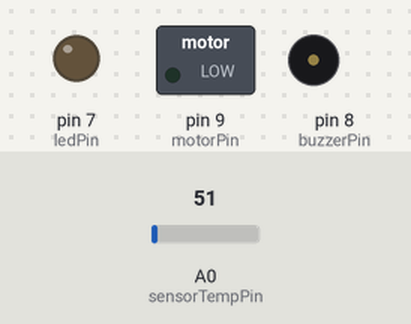
The sketch below on a simulated Arduino Uno, built with avr-gcc and run on an emulated ATmega328P. Shown: switched loads named in the sketch (green lamp = pin HIGH), output pins drawn as LEDs (lit = HIGH), buzzer (waves = sounding, pin HIGH). Dashed ring = blinking. The inputs (shaded band) are chosen by the test bench; at power-on: A0 (sensorTempPin) = 51.

Above: at 1.8 s.
1.9 s: A0 (sensorTempPin) set to 57
3.4 s: A0 (sensorTempPin) set to 65
At 5.2 s:
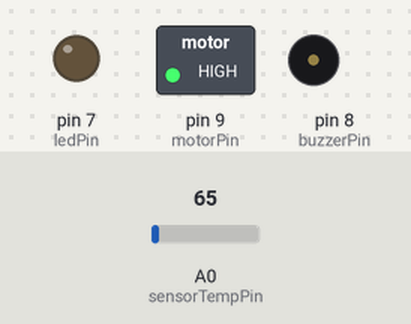
5.5 s: A0 (sensorTempPin) set to 92
7.2 s: A0 (sensorTempPin) set to 107
At 8.3 s:
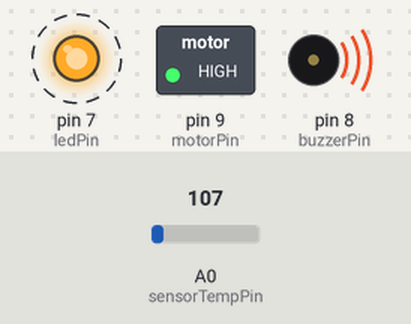
11.3 s: A0 (sensorTempPin) set to 86
At 12.0 s:
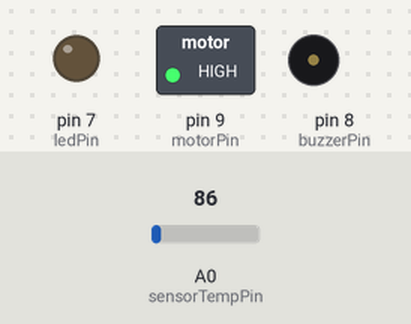
12.8 s: A0 (sensorTempPin) set to 61
At 13.3 s:
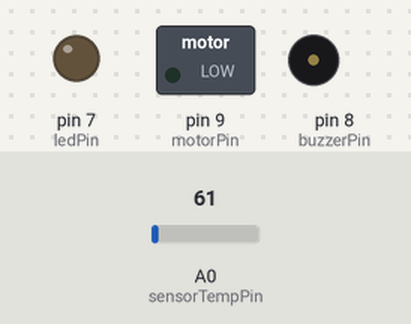
Timing chart, 0 to 15.5 s (numbered marks = the images above; inputs shaded):
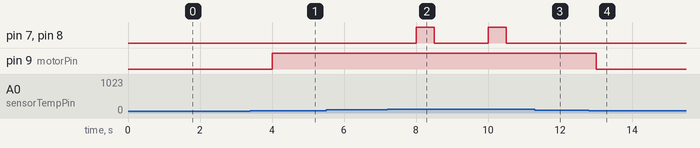

The sketch:

Estufa.ino
```cpp
// Definindo os pinos para os componentes
const int sensorTempPin = A0; // Pino analógico para o sensor de temperatura
const int motorPin = 9;       // Pino digital para o motor de ventilador
const int ledPin = 7;         // Pino digital para o LED
const int buzzerPin = 8;      // Pino digital para a buzina

void setup() {
  // Inicialização dos pinos
  pinMode(sensorTempPin, INPUT);
  pinMode(motorPin, OUTPUT);
  pinMode(ledPin, OUTPUT);
  pinMode(buzzerPin, OUTPUT);
}

void loop() {
  // Leitura da temperatura em Celsius
  float temperaturaC = analogRead(sensorTempPin) * 0.48828125;

  // Verificar se a temperatura é maior ou igual a 30°C
  if (temperaturaC >= 30) {
    // Ativar o motor do ventilador
    digitalWrite(motorPin, HIGH);
  } else {
    // Desligar o motor do ventilador
    digitalWrite(motorPin, LOW);
  }

  // Verificar se a temperatura ultrapassou os 50°C
  if (temperaturaC > 50) {
    // Ativar o LED vermelho
    digitalWrite(ledPin, HIGH);
    // Ativar a buzina
    digitalWrite(buzzerPin, HIGH);
    delay(500); // Aguardar meio segundo
    // Desativar o LED e a buzina
    digitalWrite(ledPin, LOW);
    digitalWrite(buzzerPin, LOW);
    delay(500); // Aguardar meio segundo
  }

  // Aguardar um segundo antes de realizar a próxima leitura
  delay(1000);
}
```

Measured:
- the behaviour switches between 61 and 62 on A0 (sensorTempPin) (found by bisection; images 0 and 1)
- the behaviour switches between 102 and 103 on A0 (sensorTempPin) (found by bisection; images 1 and 2)
- after the input at 1.9 s, every drawn part: stays the same
- after the input at 3.4 s, pin 9 (motorPin): LOW → HIGH after 0.60 s
- after the input at 5.5 s, every drawn part: stays the same
- after the input at 7.2 s, pin 7 (ledPin), pin 8 (buzzerPin): alternates HIGH for 0.50 s and LOW for 1.5 s, starting after 0.80 s
- after the input at 11.3 s, pin 7 (ledPin), pin 8 (buzzerPin): stays LOW (without the input it goes to HIGH after 0.70 s)
- after the input at 12.8 s, pin 9 (motorPin): HIGH → LOW after 0.20 s
